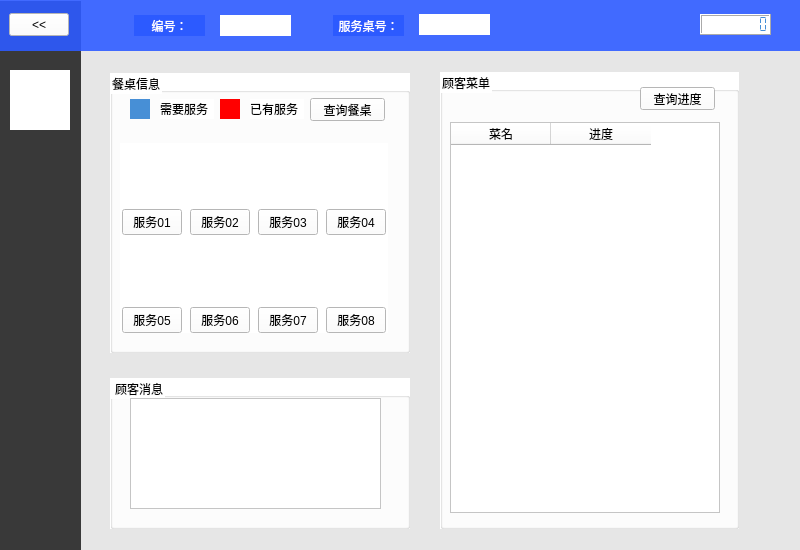
<?xml version="1.0" encoding="UTF-8"?>
<ui version="4.0">
 <class>waiter_widget</class>
 <widget class="QWidget" name="waiter_widget">
  <property name="geometry">
   <rect>
    <x>0</x>
    <y>0</y>
    <width>800</width>
    <height>550</height>
   </rect>
  </property>
  <property name="windowTitle">
   <string>服务员界面</string>
  </property>
  <property name="styleSheet">
   <string notr="true">background-color: rgb(255, 255, 255);</string>
  </property>
  <widget class="QLabel" name="table_label">
   <property name="geometry">
    <rect>
     <x>333</x>
     <y>15</y>
     <width>71</width>
     <height>21</height>
    </rect>
   </property>
   <property name="minimumSize">
    <size>
     <width>71</width>
     <height>21</height>
    </size>
   </property>
   <property name="styleSheet">
    <string notr="true">background-color: rgba(44, 90, 255);
color: rgb(255, 255, 255);</string>
   </property>
   <property name="text">
    <string>服务桌号：</string>
   </property>
   <property name="alignment">
    <set>Qt::AlignCenter</set>
   </property>
  </widget>
  <widget class="QPushButton" name="back_pushButton">
   <property name="geometry">
    <rect>
     <x>9</x>
     <y>13</y>
     <width>60</width>
     <height>23</height>
    </rect>
   </property>
   <property name="text">
    <string>&lt;&lt;</string>
   </property>
  </widget>
  <widget class="QLabel" name="tablenumber_label">
   <property name="geometry">
    <rect>
     <x>419</x>
     <y>14</y>
     <width>71</width>
     <height>21</height>
    </rect>
   </property>
   <property name="minimumSize">
    <size>
     <width>71</width>
     <height>21</height>
    </size>
   </property>
   <property name="styleSheet">
    <string notr="true">background-color: rgb(255, 255, 255);
color: rgb(255, 255, 255);</string>
   </property>
   <property name="text">
    <string/>
   </property>
   <property name="alignment">
    <set>Qt::AlignCenter</set>
   </property>
  </widget>
  <widget class="QLabel" name="id_label_2">
   <property name="geometry">
    <rect>
     <x>134</x>
     <y>15</y>
     <width>71</width>
     <height>21</height>
    </rect>
   </property>
   <property name="minimumSize">
    <size>
     <width>71</width>
     <height>21</height>
    </size>
   </property>
   <property name="styleSheet">
    <string notr="true">background-color: rgba(44, 90, 255);
color: rgb(255, 255, 255);</string>
   </property>
   <property name="text">
    <string>编号：</string>
   </property>
   <property name="alignment">
    <set>Qt::AlignCenter</set>
   </property>
  </widget>
  <widget class="QLCDNumber" name="lcdNumber">
   <property name="geometry">
    <rect>
     <x>700</x>
     <y>14</y>
     <width>71</width>
     <height>21</height>
    </rect>
   </property>
   <property name="minimumSize">
    <size>
     <width>71</width>
     <height>21</height>
    </size>
   </property>
   <property name="maximumSize">
    <size>
     <width>71</width>
     <height>21</height>
    </size>
   </property>
   <property name="styleSheet">
    <string notr="true">color: rgb(71, 143, 214);</string>
   </property>
   <property name="frameShape">
    <enum>QFrame::Box</enum>
   </property>
   <property name="digitCount">
    <number>8</number>
   </property>
   <property name="segmentStyle">
    <enum>QLCDNumber::Flat</enum>
   </property>
  </widget>
  <widget class="QGroupBox" name="groupBox_3">
   <property name="geometry">
    <rect>
     <x>440</x>
     <y>72</y>
     <width>299</width>
     <height>457</height>
    </rect>
   </property>
   <property name="styleSheet">
    <string notr="true">background-color: rgb(255, 255, 255);</string>
   </property>
   <property name="title">
    <string>顾客菜单</string>
   </property>
   <widget class="QTableWidget" name="csmenu_tableWidget">
    <property name="geometry">
     <rect>
      <x>10</x>
      <y>50</y>
      <width>270</width>
      <height>391</height>
     </rect>
    </property>
    <property name="minimumSize">
     <size>
      <width>270</width>
      <height>0</height>
     </size>
    </property>
    <property name="editTriggers">
     <set>QAbstractItemView::NoEditTriggers</set>
    </property>
    <column>
     <property name="text">
      <string>菜名</string>
     </property>
    </column>
    <column>
     <property name="text">
      <string>进度</string>
     </property>
    </column>
   </widget>
   <widget class="QPushButton" name="query_pushButton">
    <property name="geometry">
     <rect>
      <x>200</x>
      <y>15</y>
      <width>75</width>
      <height>23</height>
     </rect>
    </property>
    <property name="text">
     <string>查询进度</string>
    </property>
   </widget>
   <zorder>csmenu_tableWidget</zorder>
   <zorder>query_pushButton</zorder>
   <zorder>label</zorder>
  </widget>
  <widget class="QGroupBox" name="groupBox_2">
   <property name="geometry">
    <rect>
     <x>110</x>
     <y>378</y>
     <width>300</width>
     <height>151</height>
    </rect>
   </property>
   <property name="minimumSize">
    <size>
     <width>300</width>
     <height>150</height>
    </size>
   </property>
   <property name="styleSheet">
    <string notr="true">background-color: rgb(255, 255, 255);</string>
   </property>
   <property name="title">
    <string> 顾客消息</string>
   </property>
   <widget class="QTextEdit" name="textEdit">
    <property name="geometry">
     <rect>
      <x>20</x>
      <y>20</y>
      <width>251</width>
      <height>111</height>
     </rect>
    </property>
   </widget>
  </widget>
  <widget class="QGroupBox" name="groupBox">
   <property name="geometry">
    <rect>
     <x>110</x>
     <y>73</y>
     <width>300</width>
     <height>280</height>
    </rect>
   </property>
   <property name="minimumSize">
    <size>
     <width>300</width>
     <height>280</height>
    </size>
   </property>
   <property name="styleSheet">
    <string notr="true">background-color: rgb(255, 255, 255);</string>
   </property>
   <property name="title">
    <string>餐桌信息</string>
   </property>
   <widget class="QWidget" name="layoutWidget">
    <property name="geometry">
     <rect>
      <x>10</x>
      <y>70</y>
      <width>268</width>
      <height>190</height>
     </rect>
    </property>
    <layout class="QGridLayout" name="gridLayout">
     <item row="0" column="0">
      <layout class="QVBoxLayout" name="verticalLayout">
       <item>
        <widget class="QLabel" name="A1_label">
         <property name="minimumSize">
          <size>
           <width>60</width>
           <height>60</height>
          </size>
         </property>
         <property name="maximumSize">
          <size>
           <width>60</width>
           <height>60</height>
          </size>
         </property>
         <property name="styleSheet">
          <string notr="true">background-image: url(:/image/images/empty_table.png);</string>
         </property>
         <property name="text">
          <string/>
         </property>
         <property name="pixmap">
          <pixmap resource="image.qrc">:/image/images/nocs_table.png</pixmap>
         </property>
        </widget>
       </item>
       <item>
        <widget class="QPushButton" name="A1_pushButton">
         <property name="maximumSize">
          <size>
           <width>60</width>
           <height>60</height>
          </size>
         </property>
         <property name="text">
          <string>服务01</string>
         </property>
        </widget>
       </item>
      </layout>
     </item>
     <item row="0" column="1">
      <layout class="QVBoxLayout" name="verticalLayout_2">
       <item>
        <widget class="QLabel" name="A2_label">
         <property name="minimumSize">
          <size>
           <width>60</width>
           <height>60</height>
          </size>
         </property>
         <property name="maximumSize">
          <size>
           <width>60</width>
           <height>60</height>
          </size>
         </property>
         <property name="styleSheet">
          <string notr="true">background-image: url(:/image/images/empty_table.png);</string>
         </property>
         <property name="text">
          <string/>
         </property>
         <property name="pixmap">
          <pixmap resource="image.qrc">:/image/images/nocs_table.png</pixmap>
         </property>
        </widget>
       </item>
       <item>
        <widget class="QPushButton" name="A2_pushButton">
         <property name="maximumSize">
          <size>
           <width>60</width>
           <height>60</height>
          </size>
         </property>
         <property name="text">
          <string>服务02</string>
         </property>
        </widget>
       </item>
      </layout>
     </item>
     <item row="0" column="2">
      <layout class="QVBoxLayout" name="verticalLayout_3">
       <item>
        <widget class="QLabel" name="A3_label">
         <property name="minimumSize">
          <size>
           <width>60</width>
           <height>60</height>
          </size>
         </property>
         <property name="maximumSize">
          <size>
           <width>60</width>
           <height>60</height>
          </size>
         </property>
         <property name="styleSheet">
          <string notr="true">background-image: url(:/image/images/empty_table.png);</string>
         </property>
         <property name="text">
          <string/>
         </property>
         <property name="pixmap">
          <pixmap resource="image.qrc">:/image/images/nocs_table.png</pixmap>
         </property>
        </widget>
       </item>
       <item>
        <widget class="QPushButton" name="A3_pushButton">
         <property name="maximumSize">
          <size>
           <width>60</width>
           <height>60</height>
          </size>
         </property>
         <property name="text">
          <string>服务03</string>
         </property>
        </widget>
       </item>
      </layout>
     </item>
     <item row="0" column="3">
      <layout class="QVBoxLayout" name="verticalLayout_4">
       <item>
        <widget class="QLabel" name="A4_label">
         <property name="minimumSize">
          <size>
           <width>60</width>
           <height>60</height>
          </size>
         </property>
         <property name="maximumSize">
          <size>
           <width>60</width>
           <height>60</height>
          </size>
         </property>
         <property name="styleSheet">
          <string notr="true">background-image: url(:/image/images/empty_table.png);</string>
         </property>
         <property name="text">
          <string/>
         </property>
         <property name="pixmap">
          <pixmap resource="image.qrc">:/image/images/nocs_table.png</pixmap>
         </property>
        </widget>
       </item>
       <item>
        <widget class="QPushButton" name="A4_pushButton">
         <property name="maximumSize">
          <size>
           <width>60</width>
           <height>60</height>
          </size>
         </property>
         <property name="text">
          <string>服务04</string>
         </property>
        </widget>
       </item>
      </layout>
     </item>
     <item row="1" column="0">
      <layout class="QVBoxLayout" name="verticalLayout_5">
       <item>
        <widget class="QLabel" name="A5_label">
         <property name="minimumSize">
          <size>
           <width>60</width>
           <height>60</height>
          </size>
         </property>
         <property name="maximumSize">
          <size>
           <width>60</width>
           <height>60</height>
          </size>
         </property>
         <property name="styleSheet">
          <string notr="true">background-image: url(:/image/images/empty_table.png);</string>
         </property>
         <property name="text">
          <string/>
         </property>
         <property name="pixmap">
          <pixmap resource="image.qrc">:/image/images/nocs_table.png</pixmap>
         </property>
        </widget>
       </item>
       <item>
        <widget class="QPushButton" name="A5_pushButton">
         <property name="maximumSize">
          <size>
           <width>60</width>
           <height>60</height>
          </size>
         </property>
         <property name="text">
          <string>服务05</string>
         </property>
        </widget>
       </item>
      </layout>
     </item>
     <item row="1" column="1">
      <layout class="QVBoxLayout" name="verticalLayout_6">
       <item>
        <widget class="QLabel" name="A6_label">
         <property name="minimumSize">
          <size>
           <width>60</width>
           <height>60</height>
          </size>
         </property>
         <property name="maximumSize">
          <size>
           <width>60</width>
           <height>60</height>
          </size>
         </property>
         <property name="styleSheet">
          <string notr="true">background-image: url(:/image/images/empty_table.png);</string>
         </property>
         <property name="text">
          <string/>
         </property>
         <property name="pixmap">
          <pixmap resource="image.qrc">:/image/images/nocs_table.png</pixmap>
         </property>
        </widget>
       </item>
       <item>
        <widget class="QPushButton" name="A6_pushButton">
         <property name="maximumSize">
          <size>
           <width>60</width>
           <height>60</height>
          </size>
         </property>
         <property name="text">
          <string>服务06</string>
         </property>
        </widget>
       </item>
      </layout>
     </item>
     <item row="1" column="2">
      <layout class="QVBoxLayout" name="verticalLayout_7">
       <item>
        <widget class="QLabel" name="A7_label">
         <property name="minimumSize">
          <size>
           <width>60</width>
           <height>60</height>
          </size>
         </property>
         <property name="maximumSize">
          <size>
           <width>60</width>
           <height>60</height>
          </size>
         </property>
         <property name="styleSheet">
          <string notr="true">background-image: url(:/image/images/empty_table.png);</string>
         </property>
         <property name="text">
          <string/>
         </property>
         <property name="pixmap">
          <pixmap resource="image.qrc">:/image/images/nocs_table.png</pixmap>
         </property>
        </widget>
       </item>
       <item>
        <widget class="QPushButton" name="A7_pushButton">
         <property name="maximumSize">
          <size>
           <width>60</width>
           <height>60</height>
          </size>
         </property>
         <property name="text">
          <string>服务07</string>
         </property>
        </widget>
       </item>
      </layout>
     </item>
     <item row="1" column="3">
      <layout class="QVBoxLayout" name="verticalLayout_8">
       <item>
        <widget class="QLabel" name="A8_label">
         <property name="minimumSize">
          <size>
           <width>60</width>
           <height>60</height>
          </size>
         </property>
         <property name="maximumSize">
          <size>
           <width>60</width>
           <height>60</height>
          </size>
         </property>
         <property name="styleSheet">
          <string notr="true">background-image: url(:/image/images/empty_table.png);</string>
         </property>
         <property name="text">
          <string/>
         </property>
         <property name="pixmap">
          <pixmap resource="image.qrc">:/image/images/nocs_table.png</pixmap>
         </property>
        </widget>
       </item>
       <item>
        <widget class="QPushButton" name="A8_pushButton">
         <property name="maximumSize">
          <size>
           <width>60</width>
           <height>60</height>
          </size>
         </property>
         <property name="text">
          <string>服务08</string>
         </property>
        </widget>
       </item>
      </layout>
     </item>
    </layout>
   </widget>
   <widget class="QPushButton" name="searchtable_pushButton">
    <property name="geometry">
     <rect>
      <x>200</x>
      <y>25</y>
      <width>75</width>
      <height>23</height>
     </rect>
    </property>
    <property name="text">
     <string>查询餐桌</string>
    </property>
   </widget>
   <widget class="QLabel" name="label_2">
    <property name="geometry">
     <rect>
      <x>20</x>
      <y>26</y>
      <width>20</width>
      <height>20</height>
     </rect>
    </property>
    <property name="minimumSize">
     <size>
      <width>20</width>
      <height>20</height>
     </size>
    </property>
    <property name="maximumSize">
     <size>
      <width>20</width>
      <height>20</height>
     </size>
    </property>
    <property name="styleSheet">
     <string notr="true">background-color: rgb(71, 143, 214);</string>
    </property>
    <property name="text">
     <string/>
    </property>
   </widget>
   <widget class="QLabel" name="label_4">
    <property name="geometry">
     <rect>
      <x>50</x>
      <y>26</y>
      <width>54</width>
      <height>20</height>
     </rect>
    </property>
    <property name="text">
     <string>需要服务</string>
    </property>
   </widget>
   <widget class="QLabel" name="label_5">
    <property name="geometry">
     <rect>
      <x>110</x>
      <y>26</y>
      <width>20</width>
      <height>20</height>
     </rect>
    </property>
    <property name="minimumSize">
     <size>
      <width>20</width>
      <height>20</height>
     </size>
    </property>
    <property name="maximumSize">
     <size>
      <width>20</width>
      <height>20</height>
     </size>
    </property>
    <property name="styleSheet">
     <string notr="true">background-color: rgb(255, 0, 0);</string>
    </property>
    <property name="text">
     <string/>
    </property>
   </widget>
   <widget class="QLabel" name="label_6">
    <property name="geometry">
     <rect>
      <x>140</x>
      <y>26</y>
      <width>54</width>
      <height>20</height>
     </rect>
    </property>
    <property name="text">
     <string>已有服务</string>
    </property>
   </widget>
  </widget>
  <widget class="QLabel" name="id_label">
   <property name="geometry">
    <rect>
     <x>220</x>
     <y>15</y>
     <width>71</width>
     <height>21</height>
    </rect>
   </property>
   <property name="minimumSize">
    <size>
     <width>71</width>
     <height>21</height>
    </size>
   </property>
   <property name="styleSheet">
    <string notr="true">background-color: rgb(255, 255, 255);
color: rgb(255, 255, 255);</string>
   </property>
   <property name="text">
    <string/>
   </property>
   <property name="alignment">
    <set>Qt::AlignCenter</set>
   </property>
  </widget>
  <widget class="QLabel" name="label_8">
   <property name="geometry">
    <rect>
     <x>0</x>
     <y>0</y>
     <width>901</width>
     <height>51</height>
    </rect>
   </property>
   <property name="styleSheet">
    <string notr="true">background-color: rgba(44, 90, 255, 230);</string>
   </property>
   <property name="text">
    <string/>
   </property>
   <property name="alignment">
    <set>Qt::AlignCenter</set>
   </property>
  </widget>
  <widget class="QLabel" name="black_label">
   <property name="geometry">
    <rect>
     <x>0</x>
     <y>1</y>
     <width>81</width>
     <height>601</height>
    </rect>
   </property>
   <property name="styleSheet">
    <string notr="true">background-color: rgb(57, 57, 57);</string>
   </property>
   <property name="text">
    <string/>
   </property>
  </widget>
  <widget class="QLabel" name="label">
   <property name="geometry">
    <rect>
     <x>80</x>
     <y>51</y>
     <width>821</width>
     <height>541</height>
    </rect>
   </property>
   <property name="styleSheet">
    <string notr="true">background-color: rgb(230, 230, 230);</string>
   </property>
   <property name="text">
    <string/>
   </property>
  </widget>
  <widget class="QLabel" name="label_3">
   <property name="geometry">
    <rect>
     <x>10</x>
     <y>70</y>
     <width>60</width>
     <height>60</height>
    </rect>
   </property>
   <property name="text">
    <string/>
   </property>
   <property name="pixmap">
    <pixmap resource="image.qrc">:/image/images/waiter1.png</pixmap>
   </property>
  </widget>
  <zorder>label</zorder>
  <zorder>groupBox_3</zorder>
  <zorder>groupBox_2</zorder>
  <zorder>groupBox</zorder>
  <zorder>black_label</zorder>
  <zorder>label_8</zorder>
  <zorder>id_label_2</zorder>
  <zorder>id_label</zorder>
  <zorder>back_pushButton</zorder>
  <zorder>table_label</zorder>
  <zorder>tablenumber_label</zorder>
  <zorder>lcdNumber</zorder>
  <zorder>label_3</zorder>
 </widget>
 <resources>
  <include location="image.qrc"/>
 </resources>
 <connections/>
</ui>
